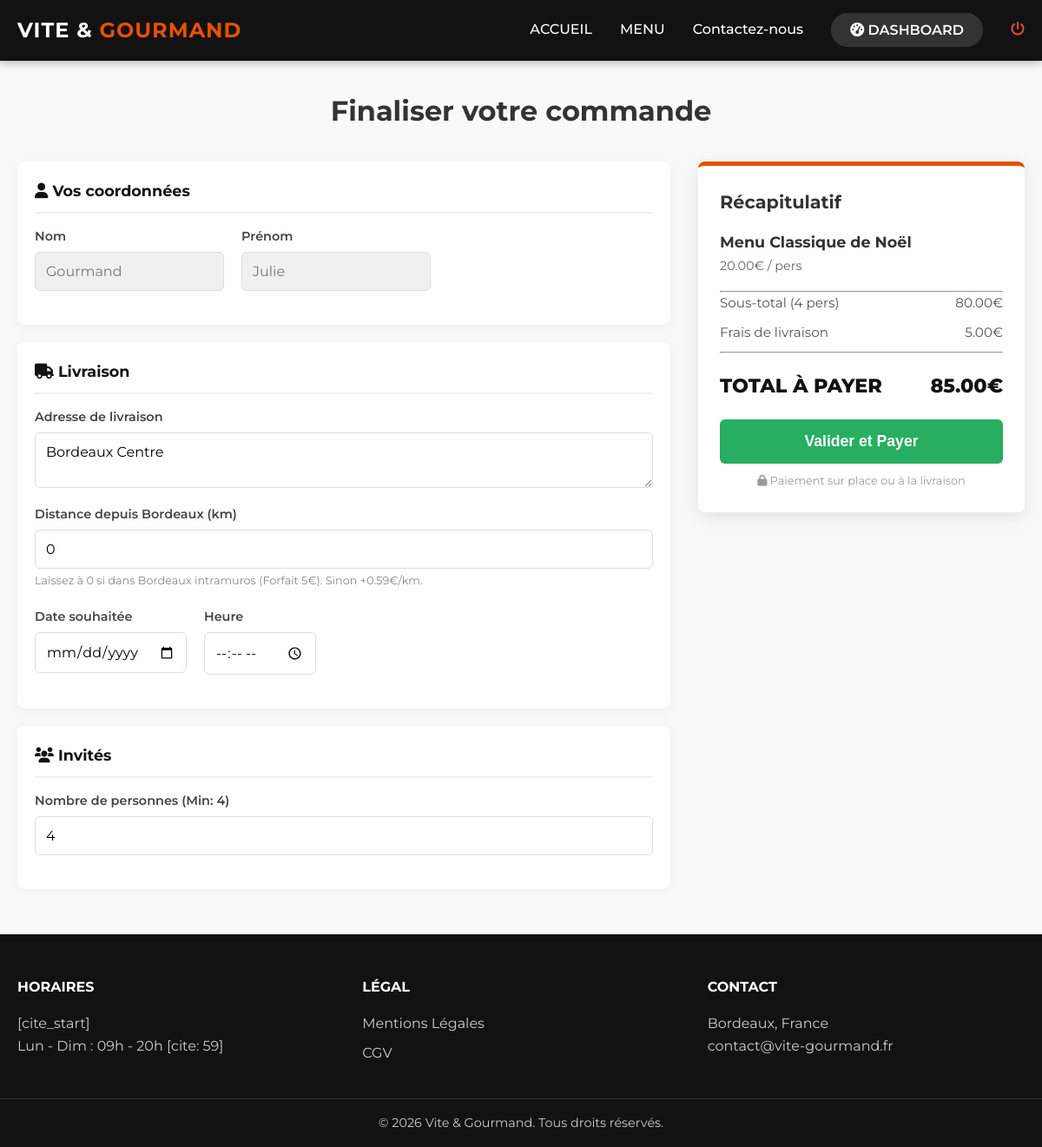
The page /app/commande.php?menu=1 (signed in) on the database its author committed.
### tables this page shows
CREATE TABLE users (
    id INT AUTO_INCREMENT PRIMARY KEY,
    nom VARCHAR(50) NOT NULL,
    prenom VARCHAR(50) NOT NULL,
    email VARCHAR(100) NOT NULL UNIQUE,
    password VARCHAR(255) NOT NULL,  
    tel VARCHAR(20),
    adresse TEXT,
    role ENUM('client', 'employe', 'admin') DEFAULT 'client',
    created_at DATETIME DEFAULT CURRENT_TIMESTAMP
);

CREATE TABLE menus (
    id INT AUTO_INCREMENT PRIMARY KEY,
    titre VARCHAR(100) NOT NULL,
    description TEXT,
    prix DECIMAL(10,2) NOT NULL,
    min_pers INT DEFAULT 4,
    stock INT DEFAULT 0,
    theme VARCHAR(50),  
    regime VARCHAR(50),  
    photo VARCHAR(255),
    delai_commande VARCHAR(100) DEFAULT '48h à l''avance',
    est_visible BOOLEAN DEFAULT TRUE
);

### app/classes/Database.php (called while the page is built)
<?php
class Database {
    private $host = 'db';
    private $dbname = 'vite_gourmand';
    private $username = 'root';
    private $password = 'root';
    public $pdo;
    public function __construct() {
        try {
            $this->pdo = new PDO("mysql:host={$this->host};dbname={$this->dbname};charset=utf8mb4", $this->username, $this->password);
            $this->pdo->setAttribute(PDO::ATTR_ERRMODE, PDO::ERRMODE_EXCEPTION);
            $this->pdo->setAttribute(PDO::ATTR_DEFAULT_FETCH_MODE, PDO::FETCH_ASSOC);
        } catch (PDOException $e) {
            die("Erreur de connexion : " . $e->getMessage());
        }
    }
    public function getPdo() {
        return $this->pdo;
    }
}

### app/classes/UserManager.php (called while the page is built, shortened)
<?php
class UserManager {
    private $db;
    public function __construct(Database $db) {
        $this->db = $db->getPdo();
    }
    public function getUserById($id) {
        $stmt = $this->db->prepare("SELECT * FROM users WHERE id = ?");
        $stmt->execute([$id]);
        return $stmt->fetch();
    }
}

### app/config/init.php (called while the page is built, shortened)
<?php
$db = new Database();
?>

### app/classes/MenuManager.php (called while the page is built, shortened)
<?php
class MenuManager {
    private $db;
    public function __construct(Database $db) {
        $this->db = $db->getPdo();
    }
    public function getMenuById($id) {
        $stmt = $this->db->prepare("SELECT * FROM menus WHERE id = ?");
        $stmt->execute([$id]);
        return $stmt->fetch();
    }
}

### app/commande.php (the view, shortened to what this page needs)
<?php
    require 'config/init.php';
    $menuManager = new MenuManager($db);
    $userManager = new UserManager($db);
    $menu_id = $_GET['menu'] ?? 0;
    $menu_choisi = $menuManager->getMenuById($menu_id);
    $user = $userManager->getUserById($_SESSION['user_id']);
    include 'header.php';
?>
<main class="order-page">
    <div class="conteneur">
        <h1 class="page-title">Finaliser votre commande</h1>
        <form action="" method="POST" class="order-grid">
            <div class="form-section">
                <section class="step-box">
                    <h3><i class="fas fa-user"></i> Vos coordonnées</h3>
                    <div class="form-row">
                        <div class="input-group">
                            <label>Nom</label>
                            <input type="text" value="<?php echo htmlspecialchars($user['nom']); ?>" readonly class="readonly-input">
                        </div>
                        <div class="input-group">
                            <label>Prénom</label>
                            <input type="text" value="<?php echo htmlspecialchars($user['prenom']); ?>" readonly class="readonly-input">
                        </div>
                    </div>
                </section>
                <section class="step-box">
                    <h3><i class="fas fa-truck"></i> Livraison</h3>
                    <div class="input-group">
                        <label for="adresse">Adresse de livraison</label>
                        <textarea id="adresse" name="adresse" rows="2" required><?php echo htmlspecialchars($user['adresse']); ?></textarea>
                    </div>
                    <div class="input-group">
                        <label for="distance">Distance depuis Bordeaux (km)</label>
                        <input type="number" id="distance" name="distance" min="0" value="0" required oninput="updateTotal()">
                        <small class="hint">Laissez à 0 si dans Bordeaux intramuros (Forfait 5€). Sinon +0.59€/km.</small>
                    </div>
                    <div class="form-row">
                        <div class="input-group">
                            <label for="date">Date souhaitée</label>
                            <input type="date" id="date" name="date" required min="<?php echo date('Y-m-d'); ?>">
                        </div>
                        <div class="input-group">
                            <label for="heure">Heure</label>
                            <input type="time" id="heure" name="heure" min="09:00" max="20:00" required>
                        </div>
                    </div>
                </section>
                <section class="step-box">
                    <h3><i class="fas fa-users"></i> Invités</h3>
                    <div class="input-group">
                        <label>Nombre de personnes (Min: <?php echo $menu_choisi['min_pers']; ?>)</label>
                        <input type="number" id="nb_pers" name="nb_pers"
                               min="<?php echo $menu_choisi['min_pers']; ?>"
                               value="<?php echo $menu_choisi['min_pers']; ?>"
                               required oninput="updateTotal()">
                    </div>
                </section>
            </div>
            <div class="summary-section">
                <div class="summary-card">
                    <h2>Récapitulatif</h2>
                    <div class="menu-preview">
                        <strong><?php echo htmlspecialchars($menu_choisi['titre']); ?></strong>
                        <span class="price-unit"><?php echo $menu_choisi['prix']; ?>€ / pers</span>
                    </div>
                    <hr>
                    <div class="calc-row">
                        <span>Sous-total (<span id="lbl-pers"><?php echo $menu_choisi['min_pers']; ?></span> pers)</span>
                        <span id="subtotal">0.00€</span>
                    </div>
                    <div class="calc-row">
                        <span>Frais de livraison</span>
                        <span id="shipping-cost">5.00€</span>
                    </div>
                    <hr>
                    <div class="total-row">
                        <span>TOTAL À PAYER</span>
                        <span id="final-total">0.00€</span>
                    </div>
                    <button type="submit" class="btn-order-confirm">Valider et Payer</button>
                    <p class="secure-text"><i class="fas fa-lock"></i> Paiement sur place ou à la livraison</p>
                </div>
            </div>
        </form>
    </div>
</main>
<?php include 'footer.php'; ?>

### app/style.css (style rules this page uses)
:root { --primary: #E65100; --primary-hover: #ff6d00; --dark: #121212; --light: #F9F9F9; --white: #ffffff; --shadow: 0 4px 6px rgba(0, 0, 0, 0.1); --transition: all 0.3s ease; }
* { box-sizing: border-box; margin: 0; padding: 0; }
body { font-family: 'Montserrat', sans-serif; background-color: var(--white); color: #333; line-height: 1.6; }
.conteneur { max-width: 1200px; margin: 0 auto; padding: 0 20px; }
.form-row { display: flex; gap: 20px; }
.input-group { margin-bottom: 1.2rem; display: flex; flex-direction: column; }
.input-group label { font-weight: 600; font-size: 0.9rem; margin-bottom: 6px; color: #444; }
.input-group input, .input-group textarea { padding: 12px; border: 1px solid #ddd; border-radius: 6px; font-size: 1rem; transition: border 0.3s; font-family: inherit; }
.hint { font-size: 0.8rem; color: #888; margin-top: 4px; }
.order-page { padding: 2rem 0; background-color: #f9f9f9; }
.page-title { margin-bottom: 2rem; text-align: center; }
.order-grid { display: grid; grid-template-columns: 2fr 1fr; gap: 2rem; align-items: start; }
.step-box { background: white; padding: 20px; border-radius: 8px; box-shadow: 0 2px 10px rgba(0,0,0,0.05); margin-bottom: 20px; }
.step-box h3 { margin-bottom: 15px; padding-bottom: 10px; border-bottom: 2px solid #f0f0f0; color: var(--dark); font-size: 1.1rem; }
.readonly-input { background-color: #f0f0f0; border-color: transparent; color: #777; cursor: not-allowed; }
.summary-section { position: sticky; }
.summary-card { background: white; padding: 25px; border-radius: 8px; box-shadow: 0 5px 20px rgba(0,0,0,0.1); border-top: 5px solid var(--primary); }
.summary-card h2 { font-size: 1.3rem; margin-bottom: 1rem; }
.menu-preview { margin-bottom: 1rem; }
.menu-preview strong { display: block; font-size: 1.1rem; }
.price-unit { font-size: 0.9rem; color: #666; }
.calc-row { display: flex; justify-content: space-between; margin-bottom: 10px; font-size: 0.95rem; color: #555; }
.total-row { display: flex; justify-content: space-between; font-size: 1.4rem; font-weight: 800; margin: 20px 0; color: var(--dark); }
.btn-order-confirm { width: 100%; background-color: #27ae60; color: white; padding: 15px; border: none; border-radius: 6px; font-weight: 700; font-size: 1.1rem; cursor: pointer; transition: 0.3s; }
.secure-text { text-align: center; font-size: 0.8rem; color: #999; margin-top: 10px; }

### rows shown on the page
users: nom "Gourmand", prenom "Julie", adresse "Bordeaux Centre"
menus: min_pers "4", nb_pers "4", titre "Menu Classique de Noël", prix "20.00"
